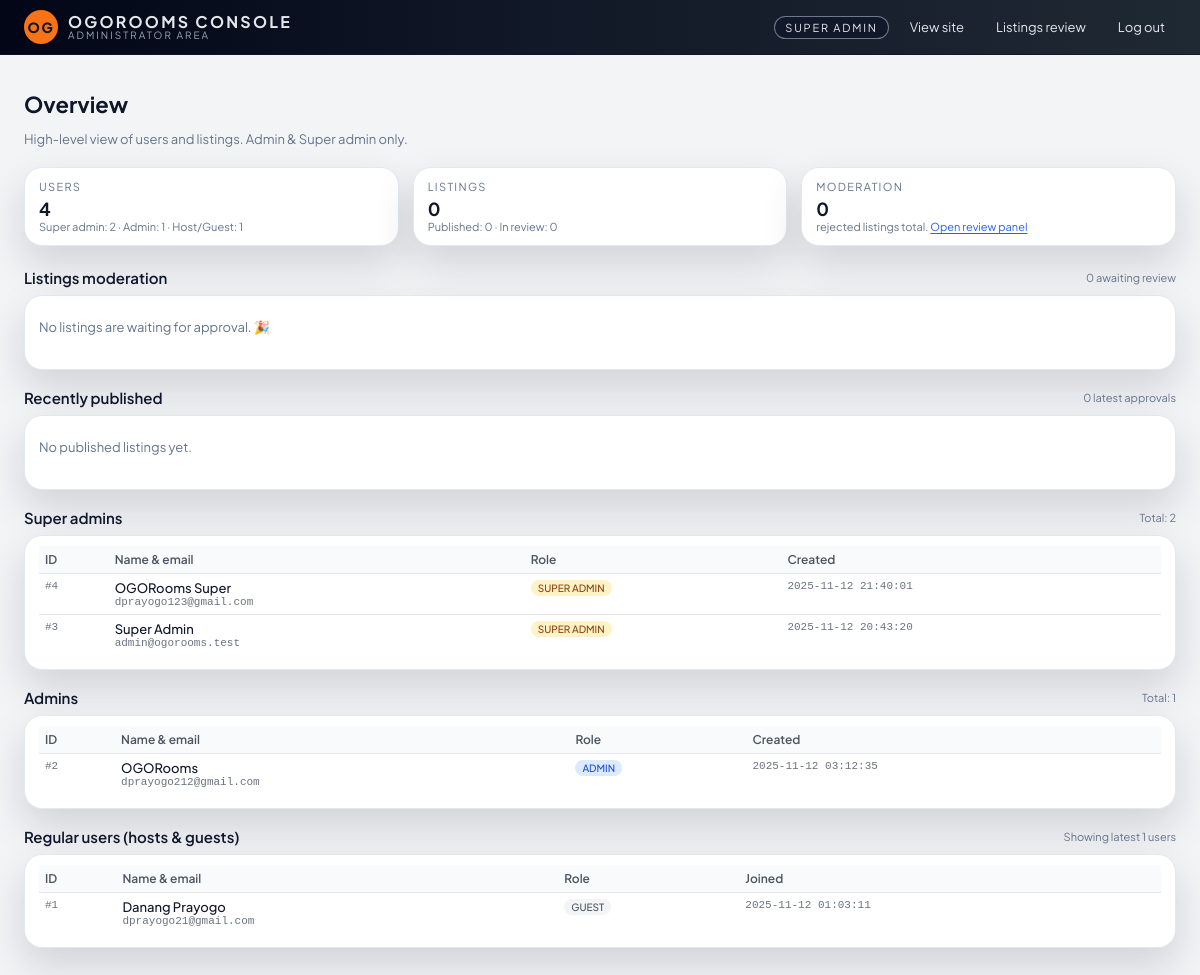
Page /admin-dashboard.php (signed in) on the committed database.
### tables this page shows
CREATE TABLE `ogo_users` (
  `id` bigint(20) UNSIGNED NOT NULL,
  `email` varchar(190) NOT NULL,
  `password_hash` varchar(255) NOT NULL,
  `name` varchar(190) DEFAULT NULL,
  `role` enum('guest','host','admin','super_admin') NOT NULL DEFAULT 'guest',
  `status` enum('active','inactive','suspended','pending') NOT NULL DEFAULT 'active',
  `created_at` timestamp NOT NULL DEFAULT current_timestamp(),
  `updated_at` timestamp NULL DEFAULT NULL,
  `last_login_at` timestamp NULL DEFAULT NULL
);

### admin-dashboard.php (the view, shortened to what this page needs)
<?php
require_once __DIR__ . '/ogo-api/config.php';
$userRole = $_SESSION['user_role'] ?? '';
try {
    $pdo = new PDO(
        'mysql:host=' . DB_HOST . ';dbname=' . DB_NAME . ';charset=utf8mb4',
        DB_USER,
        DB_PASS,
        [
            PDO::ATTR_ERRMODE            => PDO::ERRMODE_EXCEPTION,
            PDO::ATTR_DEFAULT_FETCH_MODE => PDO::FETCH_ASSOC,
        ]
    );
} catch (Exception $e) {
    http_response_code(500);
    echo "DB error: " . htmlspecialchars($e->getMessage(), ENT_QUOTES, 'UTF-8');
    exit;
}
$statsUsers = [];
$stm = $pdo->query("SELECT role, COUNT(*) AS c FROM ogo_users GROUP BY role");
foreach ($stm as $row) {
    $statsUsers[$row['role']] = (int)$row['c'];
}
$statsListings = [];
function fetchUsersByRole(PDO $pdo, string $role): array {
    $sql = "SELECT id, name, email, role, created_at
            FROM ogo_users
            WHERE role = :r
            ORDER BY created_at DESC";
    $stm = $pdo->prepare($sql);
    $stm->execute([':r' => $role]);
    return $stm->fetchAll();
}
$superAdmins = fetchUsersByRole($pdo, 'super_admin');
$admins      = fetchUsersByRole($pdo, 'admin');
$sql = "SELECT id, name, email, role, created_at
        FROM ogo_users
        WHERE role IN ('guest','host')
        ORDER BY created_at DESC
        LIMIT 100";
$stm = $pdo->query($sql);
$regularUsers = $stm->fetchAll();
$pendingListings = [];
$recentPublished = [];
if ($pdo->query("SHOW TABLES LIKE 'simple_listings'")->rowCount() > 0) {
    $sqlPending = "SELECT l.id, l.title, l.city, l.country, l.nightly_price, l.created_at, u.email AS host_email
                   FROM simple_listings l
                   LEFT JOIN ogo_users u ON u.id = l.host_user_id
                   WHERE l.status = 'in_review'
                   ORDER BY l.created_at ASC
                   LIMIT 6";
    $pendingListings = $pdo->query($sqlPending)->fetchAll();
    $sqlPublished = "SELECT l.id, l.title, l.city, l.country, l.nightly_price, l.approved_at
                     FROM simple_listings l
                     WHERE l.status = 'published'
                     ORDER BY COALESCE(l.approved_at, l.updated_at, l.created_at) DESC
                     LIMIT 6";
    $recentPublished = $pdo->query($sqlPublished)->fetchAll();
}
function h(string $v): string {
    return htmlspecialchars($v, ENT_QUOTES, 'UTF-8');
}
?>
<!DOCTYPE html>
<html lang="en">
<head>
</head>
<body>
<header class="nav">
    <div class="nav-inner">
        <div class="nav-left">
            <div class="nav-logo-circle">OG</div>
            <div class="nav-brand-text">
                <span class="nav-brand-title">OGOROOMS CONSOLE</span>
                <span class="nav-brand-sub">ADMINISTRATOR AREA</span>
            </div>
        </div>
        <div class="nav-right">
            <span class="nav-chip-role">
                <?php echo $userRole === 'super_admin' ? 'SUPER ADMIN' : 'ADMIN'; ?>
            </span>
            <a href="index.php" class="nav-link">View site</a>
            <a href="admin-listings.php" class="nav-link">Listings review</a>
            <a href="logout.php" class="nav-link">Log out</a>
        </div>
    </div>
</header>
<main class="page">
    <h1 class="page-title">Overview</h1>
    <p class="page-sub">
        High-level view of users and listings. Admin &amp; Super admin only.
    </p>
    <div class="grid-3">
        <div class="stat-card">
            <div class="stat-label">Users</div>
            <div class="stat-value">
                <?php
                $totalUsers = array_sum($statsUsers);
                echo $totalUsers;
                ?>
            </div>
            <div class="stat-sub">
                Super admin: <?php echo $statsUsers['super_admin'] ?? 0; ?> ·
                Admin: <?php echo $statsUsers['admin'] ?? 0; ?> ·
                Host/Guest: <?php echo ($totalUsers - ($statsUsers['super_admin'] ?? 0) - ($statsUsers['admin'] ?? 0)); ?>
            </div>
        </div>
        <div class="stat-card">
            <div class="stat-label">Listings</div>
            <div class="stat-value">
                <?php echo array_sum($statsListings); ?>
            </div>
            <div class="stat-sub">
                Published: <?php echo $statsListings['published'] ?? 0; ?> ·
                In review: <?php echo $statsListings['in_review'] ?? 0; ?>
            </div>
        </div>
        <div class="stat-card">
            <div class="stat-label">Moderation</div>
            <div class="stat-value">
                <?php echo $statsListings['rejected'] ?? 0; ?>
            </div>
            <div class="stat-sub">
                rejected listings total.
                <a href="admin-listings.php" class="link-soft">Open review panel</a>
            </div>
        </div>
    </div>
    <div class="section-title">
        <span>Listings moderation</span>
        <small><?php echo count($pendingListings); ?> awaiting review</small>
    </div>
    <div class="card">
        <?php if (empty($pendingListings)): ?>
            <p class="page-sub">No listings are waiting for approval. 🎉</p>
        <?php endif; ?>
    </div>
    <div class="section-title">
        <span>Recently published</span>
        <small><?php echo count($recentPublished); ?> latest approvals</small>
    </div>
    <div class="card">
        <?php if (empty($recentPublished)): ?>
            <p class="page-sub">No published listings yet.</p>
        <?php endif; ?>
    </div>
    <div class="section-title">
        <span>Super admins</span>
        <small>Total: <?php echo count($superAdmins); ?></small>
    </div>
    <div class="card">
        <?php if (empty($superAdmins)): ?>
            <p class="page-sub">No super admin accounts yet.</p>
        <?php else: ?>
            <table>
                <thead>
                <tr>
                    <th>ID</th>
                    <th>Name &amp; email</th>
                    <th>Role</th>
                    <th>Created</th>
                </tr>
                </thead>
                <tbody>
                <?php foreach ($superAdmins as $u): ?>
                    <tr>
                        <td class="small-mono">#<?php echo (int)$u['id']; ?></td>
                        <td>
                            <div style="font-size:13px;font-weight:500;"><?php echo h($u['name'] ?: 'Unnamed'); ?></div>
                            <div class="small-mono"><?php echo h($u['email']); ?></div>
                        </td>
                        <td>
                            <span class="role-pill role-super_admin">SUPER ADMIN</span>
                        </td>
                        <td class="small-mono"><?php echo h($u['created_at']); ?></td>
                    </tr>
                <?php endforeach; ?>
                </tbody>
            </table>
        <?php endif; ?>
    </div>
    <div class="section-title">
        <span>Admins</span>
        <small>Total: <?php echo count($admins); ?></small>
    </div>
    <div class="card">
        <?php if (empty($admins)): ?>
            <p class="page-sub">No admin accounts yet.</p>
        <?php else: ?>
            <table>
                <thead>
                <tr>
                    <th>ID</th>
                    <th>Name &amp; email</th>
                    <th>Role</th>
                    <th>Created</th>
                </tr>
                </thead>
                <tbody>
                <?php foreach ($admins as $u): ?>
                    <tr>
                        <td class="small-mono">#<?php echo (int)$u['id']; ?></td>
                        <td>
                            <div style="font-size:13px;font-weight:500;"><?php echo h($u['name'] ?: 'Unnamed'); ?></div>
                            <div class="small-mono"><?php echo h($u['email']); ?></div>
                        </td>
                        <td>
                            <span class="role-pill role-admin">ADMIN</span>
                        </td>
                        <td class="small-mono"><?php echo h($u['created_at']); ?></td>
                    </tr>
                <?php endforeach; ?>
                </tbody>
            </table>
        <?php endif; ?>
    </div>
    <div class="section-title">
        <span>Regular users (hosts &amp; guests)</span>
        <small>Showing latest <?php echo count($regularUsers); ?> users</small>
    </div>
    <div class="card">
        <?php if (empty($regularUsers)): ?>
            <p class="page-sub">No regular users yet.</p>
        <?php else: ?>
            <table>
                <thead>
                <tr>
                    <th>ID</th>
                    <th>Name &amp; email</th>
                    <th>Role</th>
                    <th>Joined</th>
                </tr>
                </thead>
                <tbody>
                <?php foreach ($regularUsers as $u): ?>
                    <tr>
                        <td class="small-mono">#<?php echo (int)$u['id']; ?></td>
                        <td>
                            <div style="font-size:13px;font-weight:500;"><?php echo h($u['name'] ?: 'Unnamed'); ?></div>
                            <div class="small-mono"><?php echo h($u['email']); ?></div>
                        </td>
                        <td>
                            <?php
                            $role = $u['role'];
                            $class = $role === 'host' ? 'role-host' : 'role-guest';
                            ?>
                            <span class="role-pill <?php echo $class; ?>">
                                <?php echo strtoupper($role); ?>
                            </span>
                        </td>
                        <td class="small-mono"><?php echo h($u['created_at']); ?></td>
                    </tr>
                <?php endforeach; ?>
                </tbody>
            </table>
        <?php endif; ?>
    </div>
</main>
</body>
</html>

### admin-dashboard.php (style rules this page uses)
:root { --bg-body:#f3f4f6; --bg-card:#ffffff; --text-main:#0f172a; --text-muted:#64748b; --accent:#b2743b; --accent-strong:#7a461a; --border-subtle:#e2e8f0; --shadow-soft:0 18px 40px rgba(15,23,42,0.15); --radius-xl:999px; --radius-lg:18px; }
* { box-sizing:border-box; }
body { margin:0; font-family:"Plus Jakarta Sans",system-ui,-apple-system,BlinkMacSystemFont,"Segoe UI",sans-serif; background:var(--bg-body); color:var(--text-main); }
a { text-decoration:none;color:inherit; }
.nav { position:sticky;top:0;z-index:40; backdrop-filter:blur(18px); background:linear-gradient(90deg,#020617 0%,#111827 45%,#1f2933 100%); color:#e5e7eb; border-bottom:1px solid rgba(15,23,42,0.8); }
.nav-inner { max-width:1240px;margin:0 auto; padding:10px 24px; display:flex;align-items:center;justify-content:space-between;gap:24px; }
.nav-left { display:flex;align-items:center;gap:10px; }
.nav-logo-circle { width:34px;height:34px;border-radius:50%; background:#f97316; display:flex;align-items:center;justify-content:center; color:#111827;font-weight:800;font-size:14px;letter-spacing:0.12em; }
.nav-brand-text { display:flex;flex-direction:column;line-height:1.1; }
.nav-brand-title { font-size:16px;font-weight:700;letter-spacing:0.14em; }
.nav-brand-sub { font-size:10px;color:#9ca3af;text-transform:uppercase;letter-spacing:0.2em; }
.nav-chip-role { border-radius:999px; border:1px solid rgba(148,163,184,0.7); padding:4px 10px; font-size:11px; text-transform:uppercase; letter-spacing:0.16em; background:rgba(15,23,42,0.8); }
.nav-right { display:flex;align-items:center;gap:10px;font-size:13px; }
.nav-link { padding:6px 10px;border-radius:999px;cursor:pointer; color:#e5e7eb;border:1px solid transparent; }
.page { max-width:1240px;margin:0 auto; padding:20px 24px 32px; }
.page-title { font-size:22px;font-weight:700;margin-bottom:4px; }
.page-sub { font-size:13px;color:var(--text-muted);margin-bottom:20px; }
.grid-3 { display:grid; grid-template-columns:repeat(3,minmax(0,1fr)); gap:14px; margin-bottom:22px; }
.stat-card { background:var(--bg-card); border-radius:var(--radius-lg); border:1px solid var(--border-subtle); box-shadow:var(--shadow-soft); padding:12px 14px; }
.stat-label { font-size:11px;color:var(--text-muted);text-transform:uppercase;letter-spacing:0.12em;margin-bottom:4px; }
.stat-value { font-size:18px;font-weight:700; }
.stat-sub { font-size:11px;color:var(--text-muted); }
.section-title { font-size:15px;font-weight:600;margin:18px 0 8px; display:flex;align-items:center;justify-content:space-between;gap:8px; }
.section-title small { font-size:11px;color:var(--text-muted);font-weight:400; }
.card { background:var(--bg-card); border-radius:var(--radius-lg); border:1px solid var(--border-subtle); box-shadow:var(--shadow-soft); padding:10px 14px 14px; margin-bottom:18px; }
table { width:100%;border-collapse:collapse;font-size:12px; }
th,td { padding:6px 6px; border-bottom:1px solid #e5e7eb; vertical-align:top; }
th { text-align:left; font-weight:600; color:#4b5563; background:#f9fafb; }
tr:last-child td { border-bottom:none; }
.small-mono { font-family:ui-monospace,SFMono-Regular,Menlo,Monaco,Consolas,"Liberation Mono","Courier New",monospace; font-size:11px;color:#6b7280; }
.role-pill { display:inline-flex;align-items:center; padding:2px 7px;border-radius:999px; font-size:10px;font-weight:500; }
.role-super_admin { background:#fef3c7;color:#92400e; }
.role-admin { background:#dbeafe;color:#1d4ed8; }
.role-guest { background:#f3f4f6;color:#4b5563; }
.link-soft { font-size:11px;color:#2563eb; text-decoration:underline; text-underline-offset:2px; }

### rows in the picture
ogo_users: id "4", name "OGORooms Super", email "dprayogo123@gmail.com", created_at "2025-11-12 21:40:01"
ogo_users: id "3", name "Super Admin", email "admin@ogorooms.test", created_at "2025-11-12 20:43:20"
ogo_users: id "2", name "OGORooms", email "dprayogo212@gmail.com", created_at "2025-11-12 03:12:35"
ogo_users: id "1", name "Danang Prayogo", email "dprayogo21@gmail.com", role "GUEST", created_at "2025-11-12 01:03:11"

### other values in the picture
$totalUsers "4"
$statsUsers['super_admin'] "2"
$statsUsers['admin'] "1"
array_sum($statsListings) "0"
$statsListings['published'] "0"
$statsListings['in_review'] "0"
$statsListings['rejected'] "0"
count($pendingListings) "0"
count($recentPublished) "0"
count($superAdmins) "2"
count($admins) "1"
count($regularUsers) "1"
